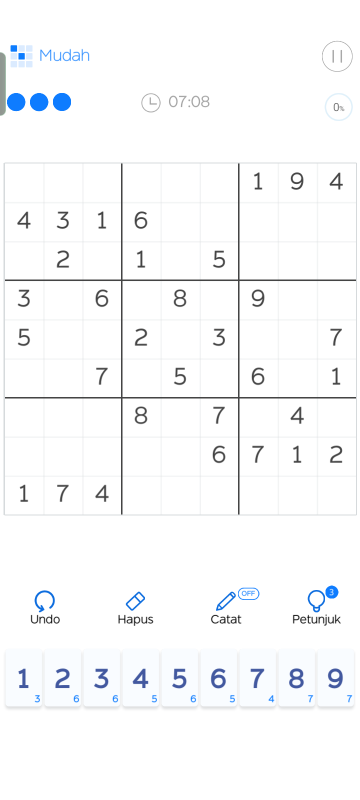
#> input picture debug_assets/screenshots/s3.png, 720 x 1600 px (shown at 1/2 size); its folder holds 6 pictures in this run
$ python analyze_grid.py
#> lines starting #> are read from the running program, lines starting #| are printed output that depends on the picture; after the words box and inside, x2 and y2 are one past the last pixel; in counts of white or black regions, pixels touching at a corner belong together
"""
Script analisis grid untuk mendapatkan koordinat tepat setiap sel Sudoku
"""
import subprocess
import cv2
import numpy as np
from PIL import Image
import json

import os

ROOT_DIR = os.path.dirname(os.path.dirname(os.path.abspath(__file__)))
ADB = r"C:\Users\HYPE AMD\AppData\Local\Android\Sdk\platform-tools\adb.exe"

def screenshot(filename="screen.png"):
#> called with filename = 's3.png'
    out_path = os.path.join(ROOT_DIR, "debug_assets", "screenshots", filename)
    subprocess.run([ADB, "shell", "screencap", "-p", f"/sdcard/{filename}"], capture_output=True)
#> (this line was passed over: subprocess is not available in this run)
    subprocess.run([ADB, "pull", f"/sdcard/{filename}", out_path], capture_output=True)
#> (this line was passed over: subprocess is not available in this run)
    return cv2.imread(out_path)
#> returned value is the input picture: shape (1600, 720, 3); mean B, G, R 250.6, 249.4, 248.3

img = screenshot("s3.png")
print(f"Image size: {img.shape}")  # height, width, channels
#| Image size: (1600, 720, 3)

# Convert to grayscale
gray = cv2.cvtColor(img, cv2.COLOR_BGR2GRAY)

# Tampilkan pixel values di sekitar grid untuk mencari batas
# Grid kelihatan ada di sekitar y=300-1050, x=10-710

# Cari garis-garis grid dengan edge detection
edges = cv2.Canny(gray, 50, 150)
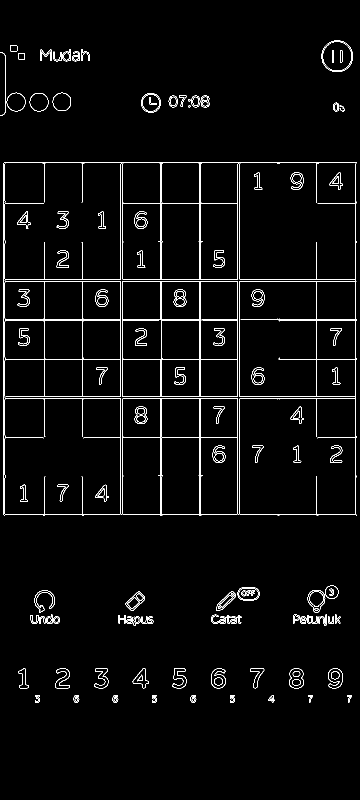
#> edges: shape (1600, 720) (shown at 1/2 size); 2.6% white in thin lines or dots, all inside (x1, y1, x2, y2) = (0, 81, 714, 1405)
lines = cv2.HoughLinesP(edges, 1, np.pi/180, threshold=100, minLineLength=100, maxLineGap=10)
#> lines = 26 rows, first 6: [479, 1027, 479, 324], [6, 1028, 6, 327], [399, 1030, 399, 324], [323, 1030, 323, 324], [10, 324, 711, 324], [245, 1027, 245, 328]

horizontal_lines = []
vertical_lines = []

if lines is not None:
    for line in lines:
        line_flat = line.flatten()
        x1, y1, x2, y2 = line_flat[0], line_flat[1], line_flat[2], line_flat[3]
        length = np.sqrt((x2-x1)**2 + (y2-y1)**2)
        angle = abs(np.arctan2(y2-y1, x2-x1) * 180 / np.pi)

        if angle < 5 or angle > 175:  # horizontal
            horizontal_lines.append((y1+y2)//2)
        elif 85 < angle < 95:  # vertical
            vertical_lines.append((x1+x2)//2)
#> this loop made 26 passes
#> (x1, y1, x2, y2, length, angle) on passes 1 to 12: (479, 1027, 479, 324, 703, 90), (6, 1028, 6, 327, 701, 90), (399, 1030, 399, 324, 706, 90), (323, 1030, 323, 324, 706, 90), (10, 324, 711, 324, 701, 0), (245, 1027, 245, 328, 699, 90), (9, 1030, 9, 325, 705, 90), (10, 1028, 711, 1028, 701, 0), (475, 1027, 475, 328, 699, 90), (11, 793, 710, 793, 699, 0), (241, 1027, 241, 328, 699, 90), (11, 797, 710, 797, 699, 0)
#> after the loop, horizontal_lines = [324, 1028, 793, 797, 558, 640, 638, 719, 562, 875, 406]; vertical_lines = [479, 6, 399, 323, 245, 9, 475, 241, 711, 401, 633, 321, 89, 164, 11]

horizontal_lines = sorted(set([h for h in horizontal_lines]))
#> horizontal_lines = [324, 406, 558, 562, 638, 640, 719, 793, 797, 875, 1028]
vertical_lines = sorted(set([v for v in vertical_lines]))
#> vertical_lines = [6, 9, 11, 89, 164, 241, 245, 321, 323, 399, 401, 475, 479, 633, 711]

print(f"Horizontal lines Y positions: {horizontal_lines}")
#| Horizontal lines Y positions: [324, 406, 558, 562, 638, 640, 719, 793, 797, 875, 1028]
print(f"Vertical lines X positions: {vertical_lines}")
#| Vertical lines X positions: [6, 9, 11, 89, 164, 241, 245, 321, 323, 399, 401, 475, 479, 633, 711]

# Cluster lines yang berdekatan
def cluster(lines, threshold=15):
#> called with threshold = 15
    if not lines:
        return []
    clusters = [[lines[0]]]
#> clusters = [[324]]
    for l in lines[1:]:
        if l - clusters[-1][-1] < threshold:
            clusters[-1].append(l)
        else:
            clusters.append([l])
#> this loop made 10 passes
#> l on passes 1 to 10: 406, 558, 562, 638, 640, 719, 793, 797, 875, 1028
#> after the loop, clusters = [[324], [406], [558, 562], [638, 640], [719], [793, 797], [875], [1028]]
    return [int(np.mean(c)) for c in clusters]

h_clustered = cluster(horizontal_lines)
#> h_clustered = [324, 406, 560, 639, 719, 795, 875, 1028]
v_clustered = cluster(vertical_lines)
#> the loop in cluster (call 2), `for l in lines[1:]:` made 14 passes
#> l on passes 1 to 12: 9, 11, 89, 164, 241, 245, 321, 323, 399, 401, 475, 479
#> v_clustered = [8, 89, 164, 243, 322, 400, 477, 633, 711]

print(f"Horizontal clustered: {h_clustered}")
#| Horizontal clustered: [324, 406, 560, 639, 719, 795, 875, 1028]
print(f"Vertical clustered: {v_clustered}")
#| Vertical clustered: [8, 89, 164, 243, 322, 400, 477, 633, 711]

# Simpan hasil analisis
analysis = {
    "image_size": {"height": img.shape[0], "width": img.shape[1]},
    "horizontal_lines": h_clustered,
    "vertical_lines": v_clustered
}

json_path = os.path.join(ROOT_DIR, "debug_assets", "dumps", "grid_analysis.json")
with open(json_path, "w") as f:
    json.dump(analysis, f, indent=2)

print(f"\nAnalysis saved to {json_path}")
print(f"\nExpected 10 horizontal lines (top + 9 rows) and 10 vertical lines (left + 9 cols)")
print(f"Got {len(h_clustered)} horizontal and {len(v_clustered)} vertical lines")
#| Got 8 horizontal and 9 vertical lines

# Visualisasi
vis = img.copy()
for y in h_clustered:
    cv2.line(vis, (0, y), (img.shape[1], y), (0, 255, 0), 2)
#> this loop made 8 passes
#> y on passes 1 to 8: 324, 406, 560, 639, 719, 795, 875, 1028
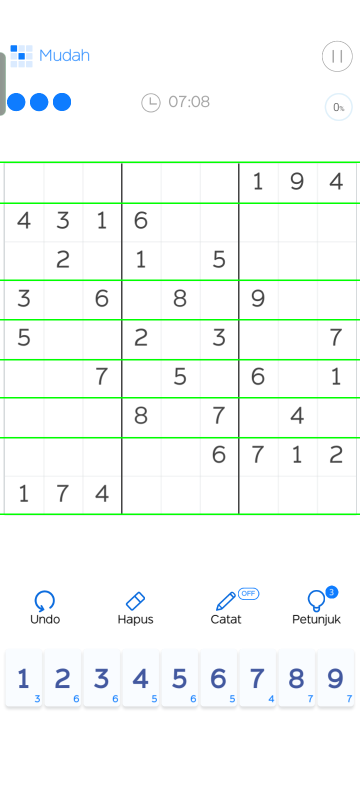
#> vis: shape (1600, 720, 3) (shown at 1/2 size); 1.5% of pixels changed, all inside (x1, y1, x2, y2) = (0, 323, 720, 1030)
for x in v_clustered:
    cv2.line(vis, (x, 0), (x, img.shape[0]), (255, 0, 0), 2)
#> this loop made 9 passes
#> x on passes 1 to 9: 8, 89, 164, 243, 322, 400, 477, 633, 711
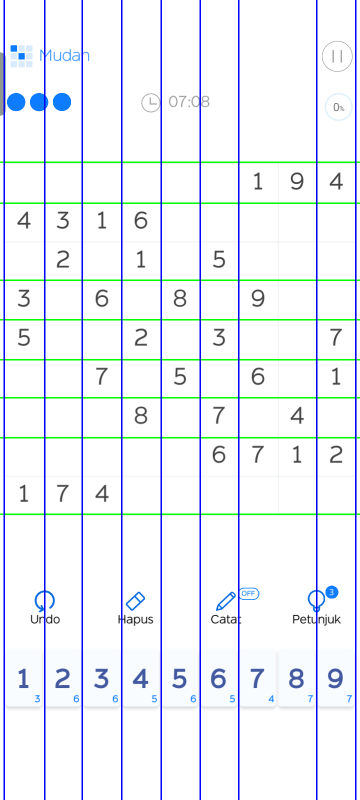
#> vis: shape (1600, 720, 3) (shown at 1/2 size); 3.75% of pixels changed, all inside (x1, y1, x2, y2) = (7, 0, 713, 1600)
vis_path = os.path.join(ROOT_DIR, "debug_assets", "screenshots", "grid_lines.png")
cv2.imwrite(vis_path, vis)
print(f"Grid visualization saved to {vis_path}")
